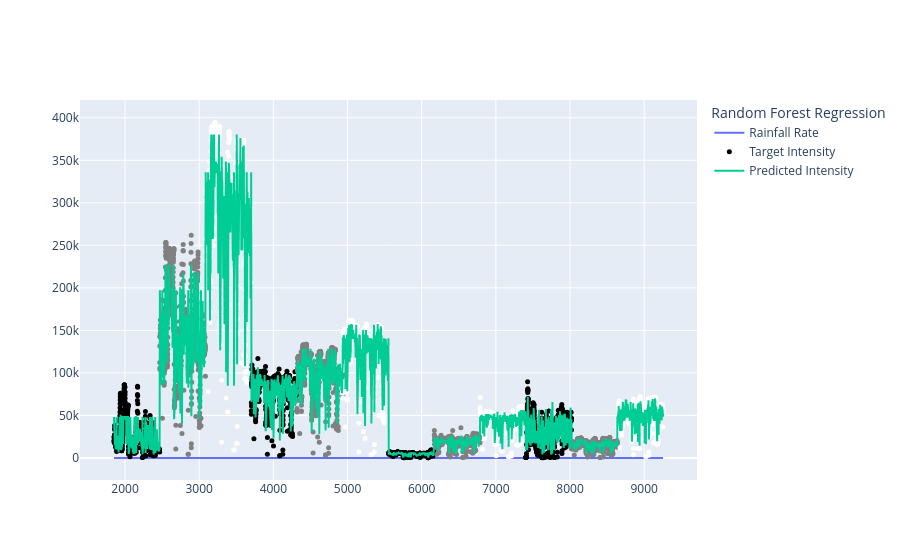
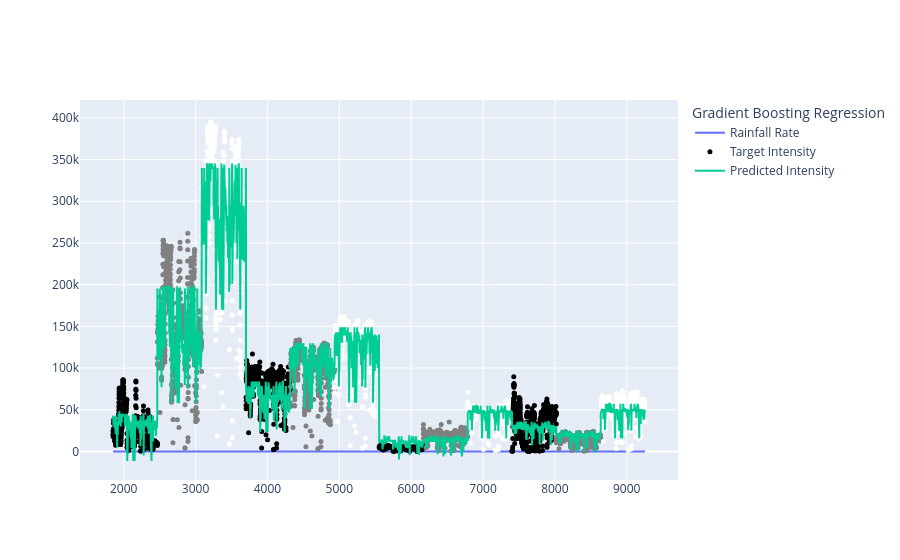
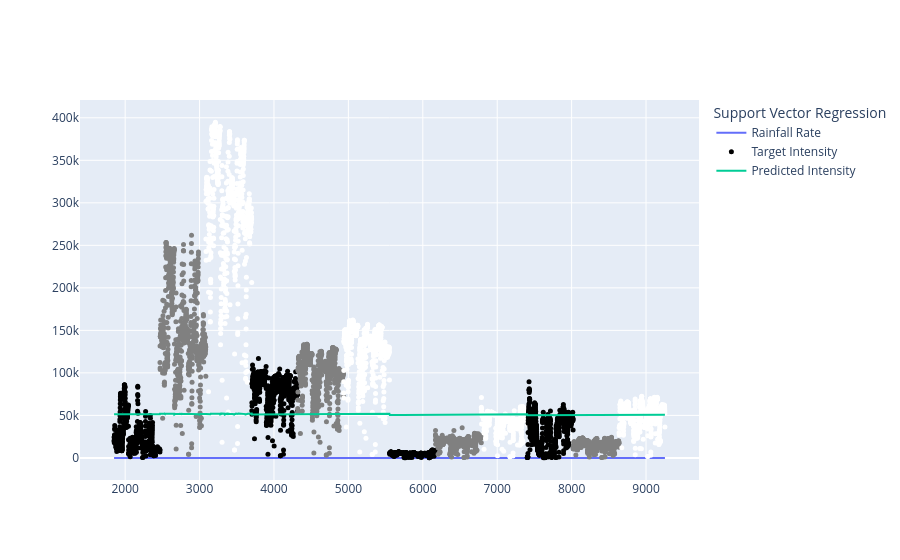

The code cell stored with these charts, in order, in its notebook:
### Markdown cell above
### Model Selection

### Code cell
# Feature Engineering
# regression_data['rainfall_rate_squared'] = df['rainfall_rate']**2
# df['range_squared'] = df['range']**2
# df['interaction'] = df['rainfall_rate'] * df['range']

# Define features and target
X = model_data[["range", "reflectivity", "precipitation.intensity_hour_shifted"]]
y = model_data["intensity"]

# Split data into training and testing sets
X_train, X_test, y_train, y_test = train_test_split(X, y, test_size=0.1, random_state=42)

# List of models to evaluate
models = [
    # ("Linear Regression", LinearRegression()),
    # (
    #     "Polynomial Regression (Degree 2)",
    #     make_pipeline(PolynomialFeatures(degree=2, interaction_only=False), LinearRegression()),
    # ),
    ("Random Forest Regression", RandomForestRegressor(n_estimators=100, random_state=42)),
    ("Gradient Boosting Regression", GradientBoostingRegressor(n_estimators=100, random_state=42)),
    ("Support Vector Regression", make_pipeline(StandardScaler(), SVR(kernel="rbf"))),
]

# Loop over models and evaluate
results = []
for name, model in models:
    model.fit(X_train, y_train)
    y_pred = model.predict(X_test)

    mse = mean_squared_error(y_test, y_pred)
    rmse = np.sqrt(mse)
    r2 = r2_score(y_test, y_pred)

    results.append((name, rmse, r2))

    print(f"{name} - RMSE: {rmse}, R-squared: {r2}")

    # Plot the results
    fig = go.Figure()
    fig.add_trace(
        go.Scatter(
            x=model_data.index,
            y=regression_data["precipitation.intensity_hour_shifted"],
            mode="lines",
            name="Rainfall Rate",
        )
    )
    fig.add_trace(
        go.Scatter(
            x=model_data.index,
            y=model_data["intensity"],
            mode="markers",
            name="Target Intensity",
            text=model_data["target"],
            marker=dict(size=5, color=model_data["color"]),
        )
    )
    fig.add_trace(go.Scatter(x=model_data.index, y=model.predict(X), mode="lines", name="Predicted Intensity"))
    fig.update_layout(legend_title=name)
    fig.show()


# Summarize results
for name, rmse, r2 in results:
    print(f"{name} - RMSE: {rmse:.4f}, R-squared: {r2:.4f}")

### Figure 1 — Plotly figure (JSON) as saved in the notebook; plotly's stock layout.template omitted (floating-point values rounded to 4 significant figures; data arrays with more than 128 entries replaced by an {"elided": "..."} marker saying what was removed)
{"data": [{"mode": "lines", "name": "Rainfall Rate", "type": "scatter", "x": {"elided": "7172 int values"}, "y": {"elided": "9255 float values"}}, {"marker": {"color": {"elided": "7172 str values"}, "size": 5}, "mode": "markers", "name": "Target Intensity", "text": {"elided": "7172 str values"}, "type": "scatter", "x": {"elided": "7172 int values"}, "y": {"elided": "7172 float values"}}, {"mode": "lines", "name": "Predicted Intensity", "type": "scatter", "x": {"elided": "7172 int values"}, "y": {"elided": "7172 float values"}}], "layout": {"legend": {"title": {"text": "Random Forest Regression"}}}}

### Figure 2 — Plotly figure (JSON) as saved in the notebook; plotly's stock layout.template omitted (floating-point values rounded to 4 significant figures; data arrays with more than 128 entries replaced by an {"elided": "..."} marker saying what was removed)
{"data": [{"mode": "lines", "name": "Rainfall Rate", "type": "scatter", "x": {"elided": "7172 int values"}, "y": {"elided": "9255 float values"}}, {"marker": {"color": {"elided": "7172 str values"}, "size": 5}, "mode": "markers", "name": "Target Intensity", "text": {"elided": "7172 str values"}, "type": "scatter", "x": {"elided": "7172 int values"}, "y": {"elided": "7172 float values"}}, {"mode": "lines", "name": "Predicted Intensity", "type": "scatter", "x": {"elided": "7172 int values"}, "y": {"elided": "7172 float values"}}], "layout": {"legend": {"title": {"text": "Gradient Boosting Regression"}}}}

### Figure 3 — Plotly figure (JSON) as saved in the notebook; plotly's stock layout.template omitted (floating-point values rounded to 4 significant figures; data arrays with more than 128 entries replaced by an {"elided": "..."} marker saying what was removed)
{"data": [{"mode": "lines", "name": "Rainfall Rate", "type": "scatter", "x": {"elided": "7172 int values"}, "y": {"elided": "9255 float values"}}, {"marker": {"color": {"elided": "7172 str values"}, "size": 5}, "mode": "markers", "name": "Target Intensity", "text": {"elided": "7172 str values"}, "type": "scatter", "x": {"elided": "7172 int values"}, "y": {"elided": "7172 float values"}}, {"mode": "lines", "name": "Predicted Intensity", "type": "scatter", "x": {"elided": "7172 int values"}, "y": {"elided": "7172 float values"}}], "layout": {"legend": {"title": {"text": "Support Vector Regression"}}}}
